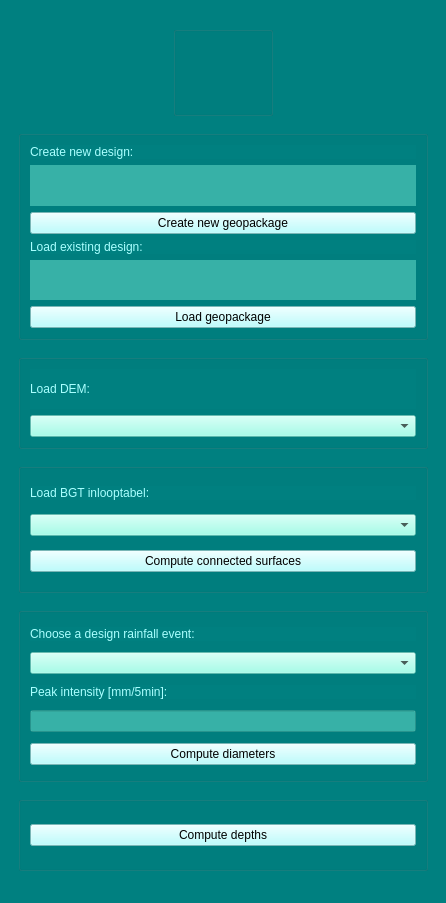
<?xml version="1.0" encoding="UTF-8"?>
<ui version="4.0">
 <class>SewerageDesignerDockWidgetBase</class>
 <widget class="QDockWidget" name="SewerageDesignerDockWidgetBase">
  <property name="geometry">
   <rect>
    <x>0</x>
    <y>0</y>
    <width>446</width>
    <height>903</height>
   </rect>
  </property>
  <property name="styleSheet">
   <string notr="true">background-color: rgb(0, 128, 128);</string>
  </property>
  <property name="allowedAreas">
   <set>Qt::LeftDockWidgetArea|Qt::RightDockWidgetArea</set>
  </property>
  <property name="windowTitle">
   <string>Sewerage Designer</string>
  </property>
  <widget class="QWidget" name="dockWidgetContents">
   <layout class="QGridLayout" name="gridLayout">
    <item row="0" column="0">
     <widget class="QScrollArea" name="scrollArea">
      <property name="styleSheet">
       <string notr="true"/>
      </property>
      <property name="frameShape">
       <enum>QFrame::NoFrame</enum>
      </property>
      <property name="verticalScrollBarPolicy">
       <enum>Qt::ScrollBarAsNeeded</enum>
      </property>
      <property name="horizontalScrollBarPolicy">
       <enum>Qt::ScrollBarAsNeeded</enum>
      </property>
      <property name="widgetResizable">
       <bool>true</bool>
      </property>
      <widget class="QWidget" name="scrollAreaWidgetContents">
       <property name="geometry">
        <rect>
         <x>0</x>
         <y>0</y>
         <width>424</width>
         <height>855</height>
        </rect>
       </property>
       <layout class="QVBoxLayout" name="verticalLayout">
        <item alignment="Qt::AlignHCenter">
         <widget class="QGroupBox" name="horizontalGroupBox">
          <property name="sizePolicy">
           <sizepolicy hsizetype="Fixed" vsizetype="Fixed">
            <horstretch>0</horstretch>
            <verstretch>0</verstretch>
           </sizepolicy>
          </property>
          <property name="minimumSize">
           <size>
            <width>100</width>
            <height>90</height>
           </size>
          </property>
          <property name="maximumSize">
           <size>
            <width>100</width>
            <height>90</height>
           </size>
          </property>
          <property name="styleSheet">
           <string notr="true">border-image: url(:/plugins/sewerage_designer/icon_teal.png);</string>
          </property>
          <layout class="QHBoxLayout" name="horizontalLayout"/>
         </widget>
        </item>
        <item>
         <widget class="QGroupBox" name="groupBox_Geopackage">
          <property name="sizePolicy">
           <sizepolicy hsizetype="Preferred" vsizetype="Fixed">
            <horstretch>0</horstretch>
            <verstretch>0</verstretch>
           </sizepolicy>
          </property>
          <property name="minimumSize">
           <size>
            <width>0</width>
            <height>210</height>
           </size>
          </property>
          <property name="maximumSize">
           <size>
            <width>16777215</width>
            <height>210</height>
           </size>
          </property>
          <property name="styleSheet">
           <string notr="true">color: rgb(0, 0, 0);</string>
          </property>
          <property name="title">
           <string/>
          </property>
          <layout class="QVBoxLayout" name="verticalLayout_2">
           <item>
            <widget class="QLabel" name="label_CreateNewGeopackage">
             <property name="enabled">
              <bool>true</bool>
             </property>
             <property name="sizePolicy">
              <sizepolicy hsizetype="Preferred" vsizetype="Fixed">
               <horstretch>0</horstretch>
               <verstretch>0</verstretch>
              </sizepolicy>
             </property>
             <property name="toolTip">
              <string/>
             </property>
             <property name="styleSheet">
              <string notr="true">color: rgb(170, 255, 255);</string>
             </property>
             <property name="text">
              <string>Create new design:</string>
             </property>
            </widget>
           </item>
           <item>
            <widget class="QgsFileWidget" name="mQgsFileWidget_PathEmptyGeopackage">
             <property name="cursor">
              <cursorShape>IBeamCursor</cursorShape>
             </property>
             <property name="styleSheet">
              <string notr="true">background-color: rgba(140, 255, 230, 100);</string>
             </property>
            </widget>
           </item>
           <item>
            <widget class="QPushButton" name="pushButton_CreateNewGeopackage">
             <property name="styleSheet">
              <string notr="true">background-color: rgb(170, 255, 255);
color: rgb(0, 0, 0);</string>
             </property>
             <property name="text">
              <string>Create new geopackage</string>
             </property>
            </widget>
           </item>
           <item>
            <widget class="QLabel" name="label_LoadGeopackage">
             <property name="sizePolicy">
              <sizepolicy hsizetype="Preferred" vsizetype="Fixed">
               <horstretch>0</horstretch>
               <verstretch>0</verstretch>
              </sizepolicy>
             </property>
             <property name="styleSheet">
              <string notr="true">color: rgb(170, 255, 255);</string>
             </property>
             <property name="text">
              <string>Load existing design:</string>
             </property>
            </widget>
           </item>
           <item>
            <widget class="QgsFileWidget" name="mQgsFileWidget_PathGeopackage">
             <property name="styleSheet">
              <string notr="true">background-color: rgba(140, 255, 230, 100);</string>
             </property>
            </widget>
           </item>
           <item>
            <widget class="QPushButton" name="pushButton_LoadGeopackage">
             <property name="styleSheet">
              <string notr="true">background-color: rgb(170, 255, 255);;color: rgb(0, 0, 0);</string>
             </property>
             <property name="text">
              <string>Load geopackage</string>
             </property>
            </widget>
           </item>
          </layout>
         </widget>
        </item>
        <item>
         <widget class="QGroupBox" name="groupBox_DEM">
          <property name="sizePolicy">
           <sizepolicy hsizetype="Preferred" vsizetype="Fixed">
            <horstretch>0</horstretch>
            <verstretch>0</verstretch>
           </sizepolicy>
          </property>
          <property name="minimumSize">
           <size>
            <width>0</width>
            <height>95</height>
           </size>
          </property>
          <property name="maximumSize">
           <size>
            <width>16777215</width>
            <height>95</height>
           </size>
          </property>
          <property name="toolTip">
           <string/>
          </property>
          <property name="styleSheet">
           <string notr="true">color: rgb(0, 0, 0);</string>
          </property>
          <property name="title">
           <string/>
          </property>
          <layout class="QVBoxLayout" name="verticalLayout_3">
           <item>
            <widget class="QLabel" name="label">
             <property name="styleSheet">
              <string notr="true">color: rgb(170, 255, 255);</string>
             </property>
             <property name="text">
              <string>Load DEM:</string>
             </property>
            </widget>
           </item>
           <item>
            <widget class="QgsMapLayerComboBox" name="mMapLayerComboBox_DEM">
             <property name="styleSheet">
              <string notr="true">background-color: rgba(140, 255, 230, 100);</string>
             </property>
            </widget>
           </item>
          </layout>
         </widget>
        </item>
        <item>
         <widget class="QGroupBox" name="groupBox_ConnectedSurfaces">
          <property name="sizePolicy">
           <sizepolicy hsizetype="Preferred" vsizetype="Fixed">
            <horstretch>0</horstretch>
            <verstretch>0</verstretch>
           </sizepolicy>
          </property>
          <property name="minimumSize">
           <size>
            <width>0</width>
            <height>130</height>
           </size>
          </property>
          <property name="maximumSize">
           <size>
            <width>16777215</width>
            <height>130</height>
           </size>
          </property>
          <property name="styleSheet">
           <string notr="true">color: rgb(0, 0, 0);</string>
          </property>
          <property name="title">
           <string/>
          </property>
          <layout class="QVBoxLayout" name="verticalLayout_4">
           <item>
            <widget class="QLabel" name="label_LoadBGTInlooptabel">
             <property name="sizePolicy">
              <sizepolicy hsizetype="Preferred" vsizetype="Fixed">
               <horstretch>0</horstretch>
               <verstretch>0</verstretch>
              </sizepolicy>
             </property>
             <property name="styleSheet">
              <string notr="true">color: rgb(170, 255, 255);
</string>
             </property>
             <property name="text">
              <string>Load BGT inlooptabel:</string>
             </property>
            </widget>
           </item>
           <item>
            <widget class="QgsMapLayerComboBox" name="mMapLayerComboBox_CS">
             <property name="styleSheet">
              <string notr="true">background-color: rgba(140, 255, 230, 100);</string>
             </property>
            </widget>
           </item>
           <item>
            <widget class="QPushButton" name="pushButton_ComputeCS">
             <property name="styleSheet">
              <string notr="true">background-color: rgb(170, 255, 255);;color: rgb(0, 0, 0);</string>
             </property>
             <property name="text">
              <string>Compute connected surfaces</string>
             </property>
            </widget>
           </item>
          </layout>
         </widget>
        </item>
        <item>
         <widget class="QGroupBox" name="groupBox_Diameters">
          <property name="sizePolicy">
           <sizepolicy hsizetype="Preferred" vsizetype="Fixed">
            <horstretch>0</horstretch>
            <verstretch>0</verstretch>
           </sizepolicy>
          </property>
          <property name="minimumSize">
           <size>
            <width>0</width>
            <height>175</height>
           </size>
          </property>
          <property name="maximumSize">
           <size>
            <width>16777215</width>
            <height>175</height>
           </size>
          </property>
          <property name="styleSheet">
           <string notr="true">color: rgb(0, 0, 0);</string>
          </property>
          <property name="title">
           <string/>
          </property>
          <layout class="QVBoxLayout" name="verticalLayout_5">
           <item>
            <widget class="QLabel" name="label_DesignEvent">
             <property name="sizePolicy">
              <sizepolicy hsizetype="Preferred" vsizetype="Fixed">
               <horstretch>0</horstretch>
               <verstretch>0</verstretch>
              </sizepolicy>
             </property>
             <property name="styleSheet">
              <string notr="true">color: rgb(170, 255, 255);</string>
             </property>
             <property name="text">
              <string>Choose a design rainfall event:</string>
             </property>
            </widget>
           </item>
           <item>
            <widget class="QComboBox" name="comboBox_DesignRain">
             <property name="styleSheet">
              <string notr="true">background-color: rgba(140, 255, 230, 100);</string>
             </property>
            </widget>
           </item>
           <item>
            <widget class="QLabel" name="label_PeakIntensity">
             <property name="sizePolicy">
              <sizepolicy hsizetype="Preferred" vsizetype="Fixed">
               <horstretch>0</horstretch>
               <verstretch>0</verstretch>
              </sizepolicy>
             </property>
             <property name="styleSheet">
              <string notr="true">color: rgb(170, 255, 255);</string>
             </property>
             <property name="text">
              <string>Peak intensity [mm/5min]:</string>
             </property>
            </widget>
           </item>
           <item>
            <widget class="QLineEdit" name="lineEdit_PeakIntensity">
             <property name="styleSheet">
              <string notr="true">background-color: rgba(140, 255, 230, 100);</string>
             </property>
            </widget>
           </item>
           <item>
            <widget class="QPushButton" name="pushButton_ComputeDiameters">
             <property name="styleSheet">
              <string notr="true">background-color: rgb(170, 255, 255);;color: rgb(0, 0, 0);</string>
             </property>
             <property name="text">
              <string>Compute diameters</string>
             </property>
            </widget>
           </item>
          </layout>
         </widget>
        </item>
        <item>
         <widget class="QGroupBox" name="groupBox_Depths">
          <property name="minimumSize">
           <size>
            <width>0</width>
            <height>75</height>
           </size>
          </property>
          <property name="maximumSize">
           <size>
            <width>16777215</width>
            <height>75</height>
           </size>
          </property>
          <property name="styleSheet">
           <string notr="true">color: rgb(0, 0, 0);</string>
          </property>
          <property name="title">
           <string/>
          </property>
          <layout class="QVBoxLayout" name="verticalLayout_6">
           <item>
            <widget class="QPushButton" name="pushButton_ComputeDepths">
             <property name="styleSheet">
              <string notr="true">background-color: rgb(170, 255, 255);;color: rgb(0, 0, 0);</string>
             </property>
             <property name="text">
              <string>Compute depths</string>
             </property>
            </widget>
           </item>
          </layout>
         </widget>
        </item>
       </layout>
      </widget>
     </widget>
    </item>
   </layout>
  </widget>
 </widget>
 <customwidgets>
  <customwidget>
   <class>QgsFileWidget</class>
   <extends>QWidget</extends>
   <header>qgsfilewidget.h</header>
  </customwidget>
  <customwidget>
   <class>QgsMapLayerComboBox</class>
   <extends>QComboBox</extends>
   <header>qgsmaplayercombobox.h</header>
  </customwidget>
 </customwidgets>
 <resources>
  <include location="resources.qrc"/>
 </resources>
 <connections/>
</ui>
